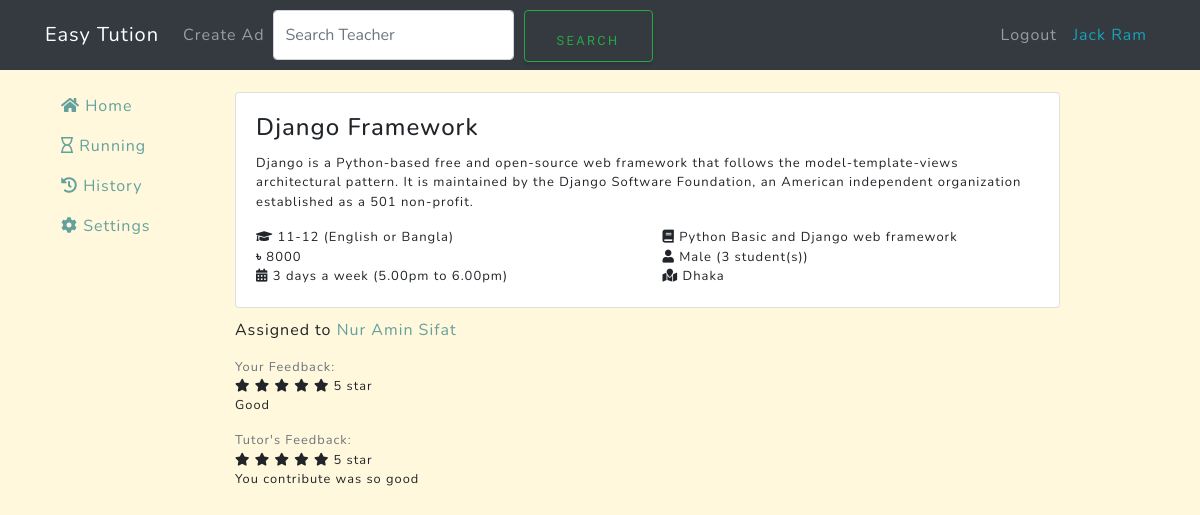
/client/ad/2/ (signed in), run on the app's committed database.
### users/models.py (models this page shows, shortened)
class User(AbstractBaseUser):
    email = models.EmailField(
        verbose_name='Email address',
        max_length=255,
        unique=True,
    )
    is_active = models.BooleanField(default=True)
    is_admin = models.BooleanField(default=False)
    is_client = models.BooleanField(default=False)
    is_tutor = models.BooleanField(default=False)
    name = models.CharField(max_length=100, null=False, verbose_name='Full name')
    bio = models.CharField(max_length=1000, verbose_name='Bio')
    location = models.CharField(max_length=1000, verbose_name='Location')
    gender = models.CharField(max_length=20, verbose_name='Gender')
    title = models.CharField(max_length=1000, verbose_name='Overview title')  # Overview title
    overview = models.TextField(verbose_name='Overview')
    expertise = models.CharField(max_length=1000, verbose_name='Expertise')
    profile_img = models.TextField(verbose_name='Profile Image', blank=True)
    USERNAME_FIELD = 'email'
    REQUIRED_FIELDS = ['name']
    objects = UserManager()

### tution/models.py (models this page shows, shortened)
class Ad(models.Model):
    ad_time = models.DateTimeField(auto_now=True, verbose_name='Ad time')
    title = models.CharField(max_length=1000, null=False, verbose_name='Title')
    description = models.TextField(verbose_name='Description')
    subjects = models.CharField(max_length=1000, null=False, verbose_name='Subjects')
    type = models.CharField(max_length=200, null=False, verbose_name='Type')
    grade = models.CharField(max_length=200, null=False, verbose_name='Class')
    gender = models.CharField(max_length=20, verbose_name='Gender')
    pref_gender = models.CharField(max_length=20, verbose_name='Preferred Gender')
    std_count = models.IntegerField(verbose_name='Student Count')
    time = models.CharField(max_length=200, verbose_name='Teaching Time')
    days = models.IntegerField(null=False, verbose_name='How many days a week')
    location = models.CharField(max_length=1000, null=False, verbose_name='Location')
    salary = models.IntegerField(null=False, verbose_name='Monthly Salary')
    client = models.ForeignKey(User, on_delete=models.CASCADE)
    taken = models.BooleanField(default=False, verbose_name='Taken')  # Whether the job is taken
    approve = models.BooleanField(default=False)
    timeout = models.DateTimeField(null=False,
                                   verbose_name='Run This Ad Until')  # The Ad will be available until that time

class Assignee(models.Model):  # taken = True
    ad = models.ForeignKey(Ad, on_delete=models.CASCADE, verbose_name="Ad")
    tutor = models.ForeignKey(User, on_delete=models.CASCADE, verbose_name="Tutor")
    from_date = models.DateField(null=False, verbose_name="Date Started")
    to_date = models.DateField(null=True, verbose_name="Date finished", blank=True)

### client/models.py (models this page shows, shortened)
class ClientFeedback(models.Model):
    ad = models.ForeignKey(Ad, on_delete=models.CASCADE)
    rating = models.IntegerField(verbose_name='Rating')
    feedback = models.TextField(verbose_name='Feedback')

### tutor/models.py (models this page shows, shortened)
class TutorFeedback(models.Model):
    ad = models.ForeignKey(Ad, on_delete=models.CASCADE)
    rating = models.IntegerField(verbose_name='Rating')
    feedback = models.TextField(verbose_name='Feedback')

### client/decorators.py (the view)
    def wrapper(request, *args, **kwargs):
        decorated_view_func = login_required(request)
        if not decorated_view_func.user.is_authenticated:
            messages.warning(request, 'Please login first')
            return redirect('login-page')
        if not request.user.is_client:
            return redirect('home-page')
        else:
            return function(request, *args, **kwargs)

### client/views.py (called while the page is built)
def get_feed(request, ad):
    _feedback = ClientFeedback.objects.filter(ad=ad)
    return {
        'ad': ad,
        'pk': ad.pk,
        'title': ad.title,
        'description': ad.description,
        'grade': ad.grade,
        'type': ad.type,
        'subjects': ad.subjects,
        'salary': ad.salary,
        'gender': ad.gender,
        'std_count': ad.std_count,
        'days': ad.days,
        'time': ad.time,
        'location': ad.location,
        'client': ad.client,
        'proposals': ad.proposal_set.count(),
        'feedback': _feedback[0] if _feedback.exists() else False,
    }

### client/templates/client/view_ad.html (shortened to what this page needs)
{% extends 'client/base_client.html' %}
{% block content %}
    <div class="view-ad">
      {% include 'client/single_ad.inc.html' %}
    </div>
    {% if assignee %}
        <p>Assigned to <a href="{% url 'client-profile' assignee.tutor.pk %}">{{ assignee.tutor.name }}</a></p>
    {% endif %}
    {% if c_feedback %}
    {% with feedback=c_feedback %}
    {% with whos_feedback='Your' %}
        {% include 'tutor/feedback.inc.html' %}
    {% endwith %}
    {% endwith %}
    {% elif assignee and not running %}
        <a href="{% url 'client-feedback' feed.pk %}" class="btn btn-dark btn-small m-1">Provide feedback</a>
    {% endif %}
    {% if t_feedback %}
    {% with feedback=t_feedback %}
    {% with whos_feedback="Tutor's" %}
        {% include 'tutor/feedback.inc.html' %}
    {% endwith %}
    {% endwith %}
    {% endif %}
{% endblock content %}

### client/templates/client/base_client.html (shortened to what this page needs)
{% load static %}
<!doctype html>
<html lang="en">
<head>
    <link rel="stylesheet" href="{% static 'vendor/bootstrap/css/bootstrap.min.css' %}">
    <link rel="stylesheet" href="https://cdnjs.cloudflare.com/ajax/libs/font-awesome/5.9.0/css/all.min.css"
/>
    <link href="{% static 'css/grayscale.min.css' %}" rel="stylesheet">
</head>
<body style="background-color: cornsilk;">
<nav class="navbar navbar-expand-lg navbar-dark fixed-top bg-dark" style="margin-bottom: 10px">
    <div class="container">
        <a class="navbar-brand js-scroll-trigger" href="{% url 'client-home' %}">Easy Tution</a>
        <div class="">
            <ul class="navbar-nav ml-auto">
                <li class="nav-item">
                    <a class="nav-link" href="{% url 'client-new' %}">Create Ad</a>
                </li>
            </ul>
        </div>
        <div>
            <form class="d-flex" method="post" action="{% url 'teacher-search' %}">
                <input class="form-control me-2" name="name" style="margin-top: 2px;height: 50px;" type="search" placeholder="Search Teacher" aria-label="Search">
                <button class="btn btn-outline-success" style="margin-left:10px;height: 52px;width: 150px; margin-top: 2px;"
                        type="submit">Search
                </button>
            </form>
        </div>
        <div class="collapse navbar-collapse" id="navbarResponsive">
            <ul class="navbar-nav ml-auto">
                <li class="nav-item">
                    <a class="nav-link" href="{% url 'client-logout' %}">Logout</a>
                </li>
                <li class="nav-item">
                    <a class="nav-link text-info disabled" href="{% url 'client-profile' user.id %}">{{ user.name }}</a>
                </li>
            </ul>
        </div>
    </div>
</nav>
<header style="padding-top: 56px;margin-top: 20px">
    <div class="container">
        <div class="row">
            <nav class="col-md-3 col-lg-2 sidebar">
                <div class="position-fixed">
                    <ul class="nav flex-column">
                        <li class="nav-item">
                            <a class="nav-link {{ client_home }}" href="{% url 'client-home' %}">
                                <i class="fa fa-home"></i>
                                Home
                            </a>
                        </li>
                        <li class="nav-item">
                            <a class="nav-link {{ client_running }}" href="{% url 'client-running' %}">
                                <i class="far fa-hourglass"></i>
                                Running
                            </a>
                        </li>
                        <li class="nav-item">
                            <a class="nav-link {{ client_history }}" href="{% url 'client-history' %}">
                                <i class="fa fa-history"></i>
                                History
                            </a>
                        </li>
                        <li class="nav-item">
                            <a class="nav-link {{ client_settings }}" href="{% url 'client-settings' %}">
                                <i class="fa fa-cog"></i>
                                Settings
                            </a>
                        </li>
                    </ul>
                </div>
            </nav>
            <div class="col-md-9 main-section">
                {% block content %}{% endblock %}
            </div>
        </div>
    </div>
</header>
</body>
</html>

### client/templates/client/single_ad.inc.html (shortened to what this page needs)
{% if feed.proposals and show_applicant_number %}
<div class="ad border-info card" style="border-top-width: thick;">
  <div class="bg-info card-text text-light" style="padding: 0 10px;">
    {{ feed.proposals }} applicant(s)
  </div>
{% else %}
<div class="ad card">
{% endif %}
  <div class="card-body">
    <h4 class="card-title">
    {% if display_url %}
        <a class="card-link" href="{% url 'client-applicants' feed.pk %}">{{ feed.title }}</a>
    {% else %}
        {{ feed.title }}
    {% endif %}
    </h4>
    <p class="card-text">{{ feed.description }}</p>
    <div class="row">
      <div class="col-md-6" title="Class and medium"><i class="fa fa-graduation-cap"></i> {{ feed.grade }} ({{ feed.type }})</div>
      <div class="col-md-6" title="Subjects"><i class="fa fa-book"></i> {{ feed.subjects }}</div>
    </div>
    <div class="row">
      <div class="col-md-6" title="Monthly salary"><i class="fa">৳</i> {{ feed.salary }}</div>
      <div class="col-md-6" title="Student gender and count"><i class="fa fa-user"></i> {{ feed.gender }} ({{ feed.std_count }} student(s))</div>
    </div>
    <div class="row">
      <div class="col-md-6" title="Date and time">
        <i class="fa fa-calendar-alt"></i>
        {{ feed.days }} days a week
        {% if feed.time %}
            ({{ feed.time }})
        {% endif %}
      </div>
      <div class="col-md-6" title="Location"><i class="fa fa-map-marked"></i> {{ feed.location }}</div>
    </div>
  </div>
</div>

### tutor/templates/tutor/feedback.inc.html (shortened to what this page needs)
<p class="card-text small">
  <span class="text-muted">{{ whos_feedback }} Feedback:</span><br>
  {% with ''|center:feedback.rating as range %}
  {% for _ in range %}
    <i class="fas fa-star"></i>
  {% endfor %}
  {% endwith %}
  {{ feedback.rating }} star<br>
  {{ feedback.feedback }}</p>

### client/templates/client/view_ad.html (style rules this page uses)
div.view-ad { margin-top: 1rem; margin-bottom: 10px; }

### data on the page
User: name "Jack Ram"
Ad: title "Django Framework", description "Django is a Python-based free and open-source web framework that follows the model-template-views architectural pattern. It is maintained by the Django Software Foundation, an American independent organization established as a 501 non-profit.", grade "11-12", type "English or Bangla", subjects "Python Basic and Django web framework", gender "Male", time "5.00pm to 6.00pm", location "Dhaka"
Assignee: tutor.name "Nur Amin Sifat"
ClientFeedback: rating "5", feedback "Good"
TutorFeedback: rating "5", feedback "You contribute was so good"

### other printed values
{{ feed.salary }} "8000"
{{ feed.std_count }} "3"
{{ feed.days }} "3"
{{ whos_feedback }} "Your Tutor's"
